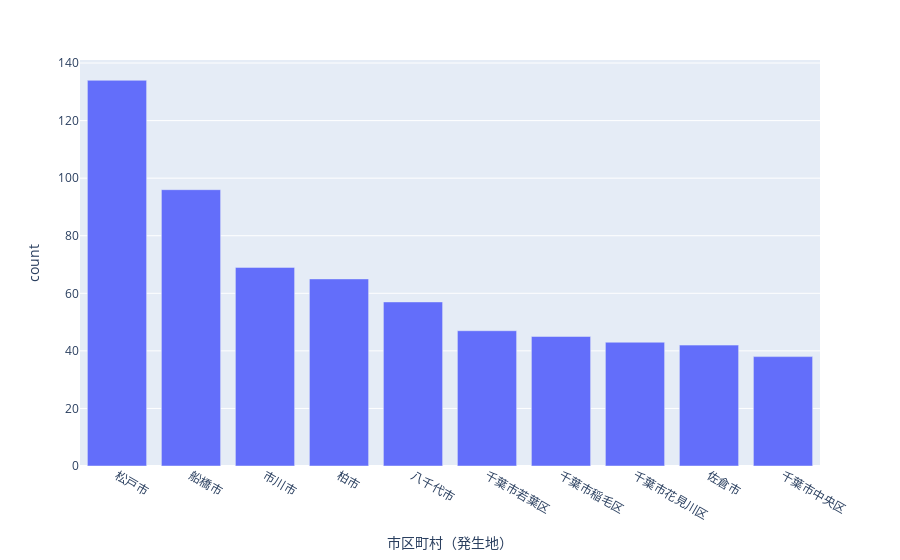

Notebook cell for this chart:
### Code cell
fig = px.bar(bike_city.head(10),x='市区町村（発生地）',y='count',)
fig.show()

### Figure 1 — Plotly figure (JSON) as saved in the notebook; plotly's stock layout.template omitted (floating-point values rounded to 4 significant figures)
{"data": [{"alignmentgroup": "True", "hovertemplate": "市区町村（発生地）=%{x}<br>count=%{y}<extra></extra>", "legendgroup": "", "marker": {"color": "#636efa", "pattern": {"shape": ""}}, "name": "", "offsetgroup": "", "orientation": "v", "showlegend": false, "textposition": "auto", "type": "bar", "x": ["松戸市", "船橋市", "市川市", "柏市", "八千代市", "千葉市若葉区", "千葉市稲毛区", "千葉市花見川区", "佐倉市", "千葉市中央区"], "xaxis": "x", "y": [134, 96, 69, 65, 57, 47, 45, 43, 42, 38], "yaxis": "y"}], "layout": {"barmode": "relative", "legend": {"tracegroupgap": 0}, "margin": {"t": 60}, "xaxis": {"anchor": "y", "domain": [0, 1], "title": {"text": "市区町村（発生地）"}}, "yaxis": {"anchor": "x", "domain": [0, 1], "title": {"text": "count"}}}}
